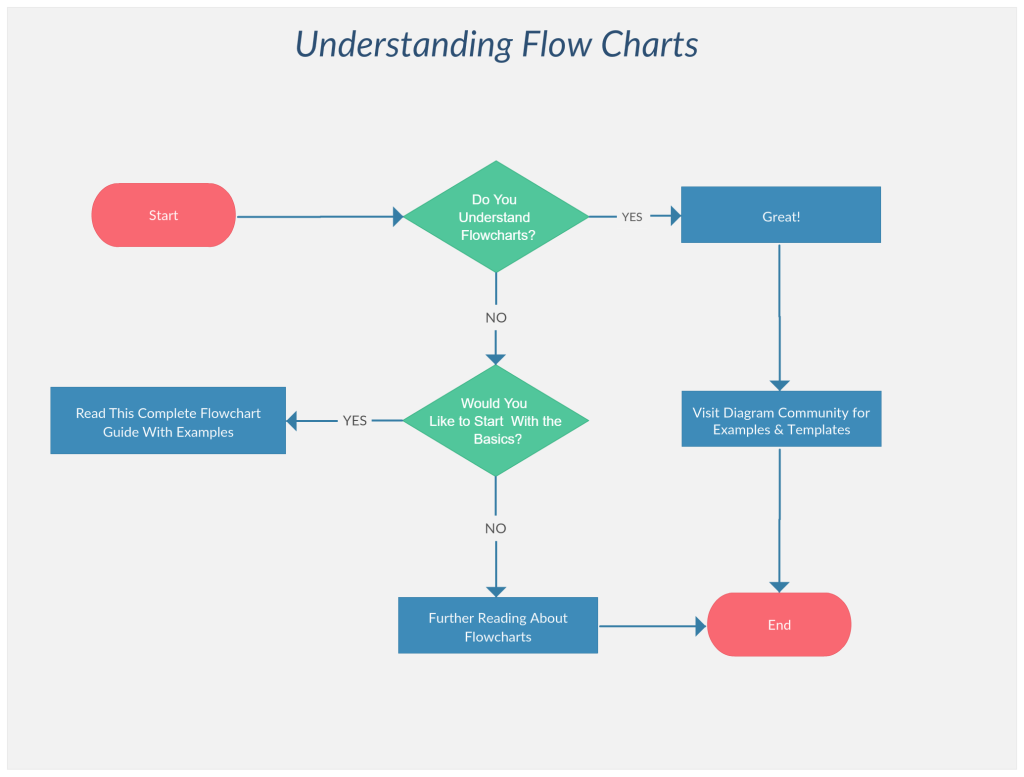
#> input picture uploads/03692284-f66b-4a30-bce9-bec7a1d15193_Untitled document (4)_images/page_0_img_0.png, 2048 x 1553 px (shown at 1/2 size)
$ python -i element_detection.py   (imports and definitions only)
#> lines starting #> are read from the running program, lines starting #| are printed output that depends on the picture
"""
Shape and element detection functions
"""
import cv2
import numpy as np
import pytesseract
import logging

logger = logging.getLogger(__name__)


# [137 lines left out: functions detect_arrowheads, detect_flow_connections, detect_branching_structure, get_shape_regions, not called in this run]


def extract_text_regions(gray):
    """
    Extract text regions using morphological operations.

    Args:
        gray: Grayscale image

    Returns:
        List of text region dictionaries
    """
    text_regions = []

    kernel1 = cv2.getStructuringElement(cv2.MORPH_RECT, (3, 3))
    kernel2 = cv2.getStructuringElement(cv2.MORPH_RECT, (5, 5))

    closed = cv2.morphologyEx(gray, cv2.MORPH_CLOSE, kernel1, iterations=1)
    dilated = cv2.dilate(closed, kernel2, iterations=1)

    contours, _ = cv2.findContours(dilated, cv2.RETR_EXTERNAL, cv2.CHAIN_APPROX_SIMPLE)

    for cnt in contours:
        x, y, w, h = cv2.boundingRect(cnt)
        x, y, w, h = int(x), int(y), int(w), int(h)
        area = w * h

        if 20 < area < 100000 and 5 < w < 600 and 5 < h < 150:
            text_regions.append({
                "x": x,
                "y": y,
                "w": w,
                "h": h,
                "cx": int(x + w // 2),
                "cy": int(y + h // 2),
                "area": area
            })

    return text_regions


# [59 lines left out: function find_arrow_connections, not called in this run]

>>> import cv2
>>> picture = cv2.imread('uploads/03692284-f66b-4a30-bce9-bec7a1d15193_Untitled document (4)_images/page_0_img_0.png', cv2.IMREAD_GRAYSCALE)
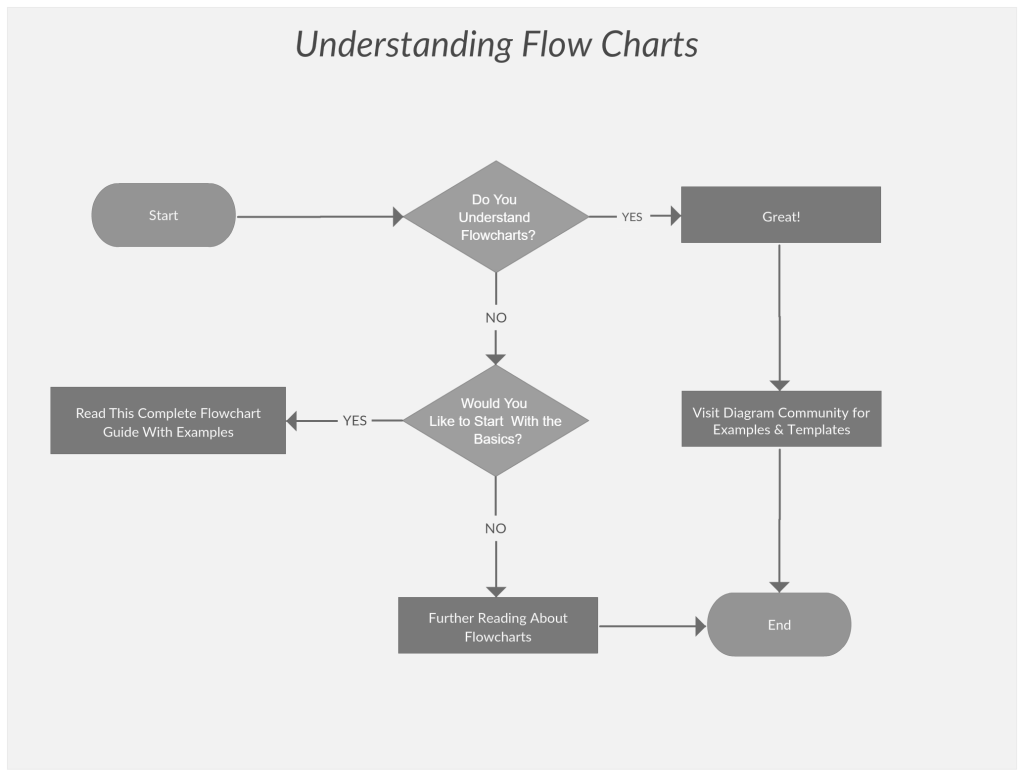
#> picture: shape (1553, 2048) (shown at 1/2 size); min 72, max 255, mean 230
>>> result = extract_text_regions(picture)
#> in extract_text_regions, `dilated = cv2.dilate(closed, kernel2, iterations=1)`:
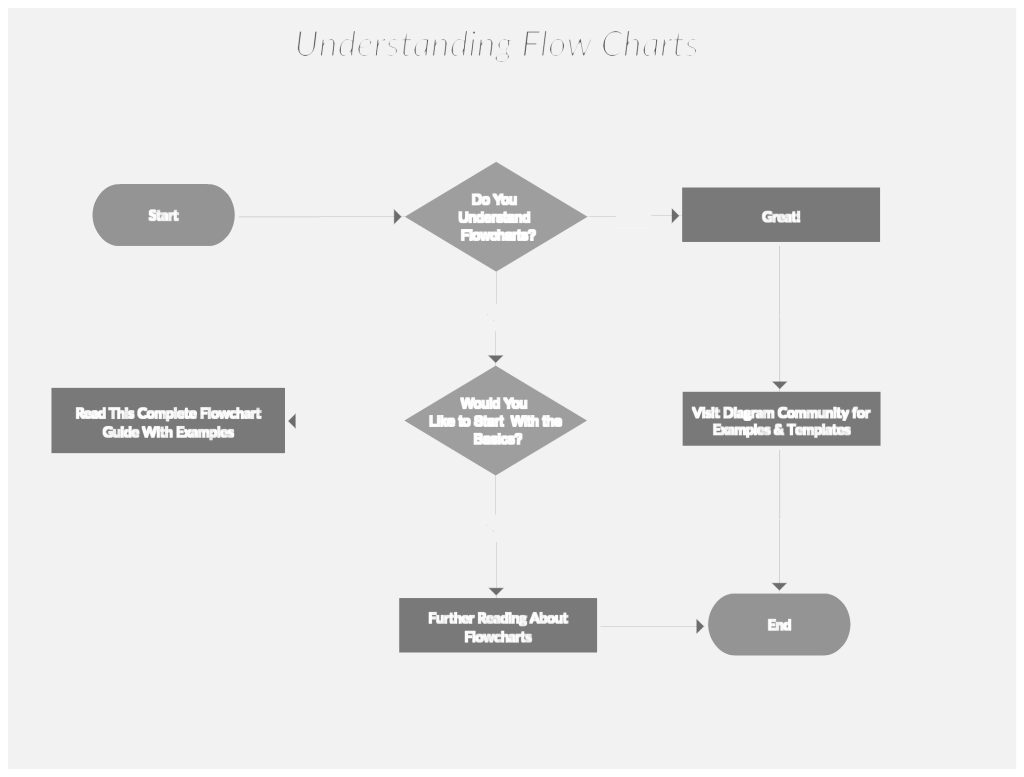
#> dilated: shape (1553, 2048) (shown at 1/2 size); min 72, max 255, mean 232.7
#> in extract_text_regions, `contours, _ = cv2.findContours(dilated, cv2.RETR_EXTERNAL, cv2.CHAIN_A..`: contours = [[[0, 0], [0, 1552], [2047, 1552], [2047, 0]]]
#> the loop in extract_text_regions, `for cnt in contours:` made 1 pass
#> (cnt, x, y, w, h, area) on pass 1: ([[0, 0], [0, 1552], [2047, 1552], [2047, 0]], 0, 0, 2048, 1553, 3180544)
#> after the loop in extract_text_regions, `for cnt in contours:`: text_regions = []
#> result = []
